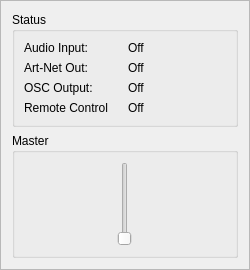
      <widget class="QFrame" name="frame_2">
       <property name="minimumSize">
        <size>
         <width>250</width>
         <height>0</height>
        </size>
       </property>
       <property name="maximumSize">
        <size>
         <width>250</width>
         <height>16777215</height>
        </size>
       </property>
       <property name="frameShape">
        <enum>QFrame::Shape::StyledPanel</enum>
       </property>
       <property name="frameShadow">
        <enum>QFrame::Shadow::Raised</enum>
       </property>
       <layout class="QVBoxLayout" name="verticalLayout_mid">
        <item>
         <widget class="QGroupBox" name="box_status">
          <property name="title">
           <string>Status</string>
          </property>
          <layout class="QVBoxLayout" name="verticalLayout_status">
           <item>
            <layout class="QHBoxLayout" name="status_audio">
             <item>
              <widget class="QLabel" name="lbl_title_audio">
               <property name="text">
                <string>Audio Input:</string>
               </property>
              </widget>
             </item>
             <item>
              <widget class="QLabel" name="lbl_stat_audio">
               <property name="text">
                <string>Off</string>
               </property>
              </widget>
             </item>
            </layout>
           </item>
           <item>
            <layout class="QHBoxLayout" name="status_artnet">
             <item>
              <widget class="QLabel" name="lbl_title_artnet">
               <property name="text">
                <string>Art-Net Out:</string>
               </property>
              </widget>
             </item>
             <item>
              <widget class="QLabel" name="lbl_stat_artnet">
               <property name="text">
                <string>Off</string>
               </property>
              </widget>
             </item>
            </layout>
           </item>
           <item>
            <layout class="QHBoxLayout" name="status_osc_out">
             <item>
              <widget class="QLabel" name="lbl_title_osc_out">
               <property name="text">
                <string>OSC Output:</string>
               </property>
              </widget>
             </item>
             <item>
              <widget class="QLabel" name="lbl_stat_osc_out">
               <property name="text">
                <string>Off</string>
               </property>
              </widget>
             </item>
            </layout>
           </item>
           <item>
            <layout class="QHBoxLayout" name="status_osc_in">
             <item>
              <widget class="QLabel" name="lbl_title_osc_in">
               <property name="text">
                <string>Remote Control</string>
               </property>
              </widget>
             </item>
             <item>
              <widget class="QLabel" name="lbl_stat_osc_in">
               <property name="text">
                <string>Off</string>
               </property>
              </widget>
             </item>
            </layout>
           </item>
          </layout>
         </widget>
        </item>
        <item>
         <widget class="QGroupBox" name="box_master_fader">
          <property name="title">
           <string>Master</string>
          </property>
          <layout class="QHBoxLayout" name="horizontalLayout">
           <item>
            <widget class="QSlider" name="sld_master_inhibitive">
             <property name="orientation">
              <enum>Qt::Orientation::Vertical</enum>
             </property>
            </widget>
           </item>
          </layout>
         </widget>
        </item>
       </layout>
      </widget>
